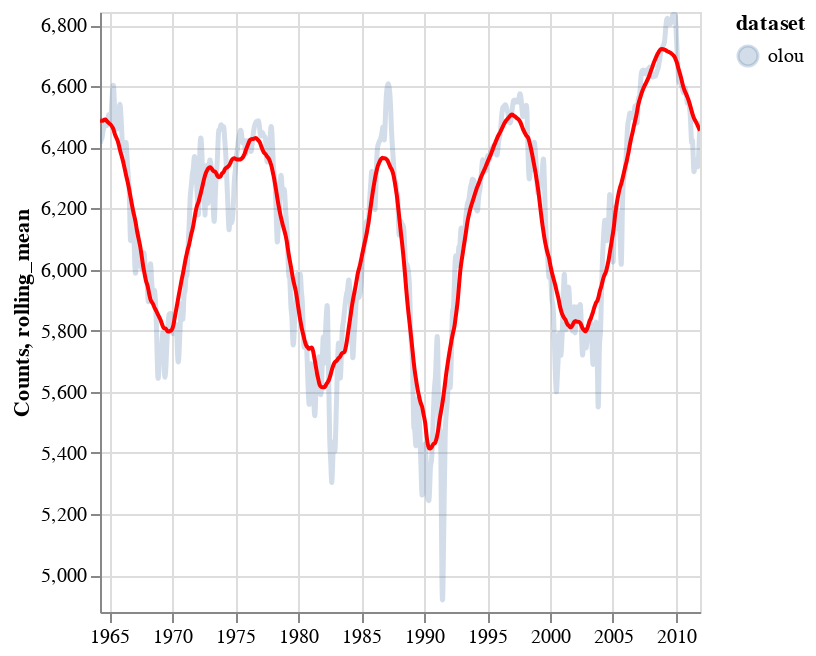

The cell this chart's notebook holds for it:
### Code cell
chart_olou

### Figure 1 — Vega-Lite specification as saved in the notebook (floating-point values rounded to 4 significant figures; data arrays with more than 128 entries replaced by an {"elided": "..."} marker saying what was removed)
{"$schema": "https://vega.github.io/schema/vega-lite/v5.16.3.json", "config": {"view": {"continuousHeight": 300, "continuousWidth": 300}}, "datasets": {"data-26d13fd126909e222b82ec89f0051dc3": {"elided": "1146 records"}, "data-eb62011b3bb8ce7558a02b394eeedaa6": {"elided": "573 records"}}, "layer": [{"data": {"name": "data-eb62011b3bb8ce7558a02b394eeedaa6"}, "encoding": {"color": {"field": "dataset", "legend": {"symbolType": "circle"}, "type": "nominal"}, "x": {"field": "Date", "scale": {"domain": ["1964-04-01T00:00:00", "2011-12-01T00:00:00"]}, "title": "", "type": "temporal"}, "y": {"field": "Counts", "scale": {"domain": [4879, 6843]}, "type": "quantitative"}}, "mark": {"interpolate": "basis", "opacity": 0.25, "strokeWidth": 2.5, "type": "line"}, "name": "view_1"}, {"data": {"name": "data-eb62011b3bb8ce7558a02b394eeedaa6"}, "encoding": {"x": {"field": "Date", "scale": {"domain": ["1964-04-01T00:00:00", "2011-12-01T00:00:00"]}, "type": "temporal"}, "y": {"field": "rolling_mean", "scale": {"domain": [4879, 6843]}, "type": "quantitative"}}, "mark": {"color": "red", "interpolate": "basis", "strokeWidth": 2, "type": "line"}, "transform": [{"frame": [-15, 15], "window": [{"as": "rolling_mean", "field": "Counts", "op": "mean"}]}]}, {"data": {"name": "data-eb62011b3bb8ce7558a02b394eeedaa6"}, "encoding": {"color": {"field": "dataset", "legend": {"symbolType": "circle"}, "type": "nominal"}, "x": {"field": "Date", "scale": {"domain": ["1964-04-01T00:00:00", "2011-12-01T00:00:00"]}, "type": "temporal"}, "y": {"field": "Counts", "scale": {"domain": [4879, 6843]}, "type": "quantitative"}}, "mark": {"size": 90, "strokeWidth": 1, "type": "point"}, "transform": [{"filter": {"empty": false, "param": "param_2"}}]}, {"data": {"name": "data-eb62011b3bb8ce7558a02b394eeedaa6"}, "encoding": {"opacity": {"value": 0}, "x": {"field": "Date", "scale": {"domain": ["1964-04-01T00:00:00", "2011-12-01T00:00:00"]}, "type": "temporal"}, "y": {"field": "Counts", "scale": {"domain": [4879, 6843]}, "type": "quantitative"}}, "mark": {"type": "point"}, "name": "view_2"}, {"data": {"name": "data-26d13fd126909e222b82ec89f0051dc3"}, "encoding": {"strokeWidth": {"value": 4}, "x": {"field": "Date", "scale": {"domain": ["1964-04-01T00:00:00", "2011-12-01T00:00:00"]}, "type": "temporal"}}, "mark": {"color": "lightgray", "opacity": 0.4, "type": "rule"}, "transform": [{"filter": {"empty": false, "param": "param_2"}}]}, {"data": {"name": "data-eb62011b3bb8ce7558a02b394eeedaa6"}, "encoding": {"color": {"field": "dataset", "legend": {"symbolType": "circle"}, "type": "nominal"}, "text": {"field": "Counts", "format": ".2f", "type": "quantitative"}, "x": {"field": "Date", "scale": {"domain": ["1964-04-01T00:00:00", "2011-12-01T00:00:00"]}, "type": "temporal"}, "y": {"field": "Counts", "scale": {"domain": [4879, 6843]}, "type": "quantitative"}}, "mark": {"align": "left", "dx": 7, "fontSize": 14, "type": "text"}, "transform": [{"filter": {"empty": false, "param": "param_2"}}]}], "params": [{"bind": "scales", "name": "param_1", "select": {"encodings": ["x", "y"], "type": "interval"}, "views": ["view_1"]}, {"name": "param_2", "select": {"fields": ["Date"], "nearest": true, "on": "mouseover", "type": "point"}, "views": ["view_2"]}]}
